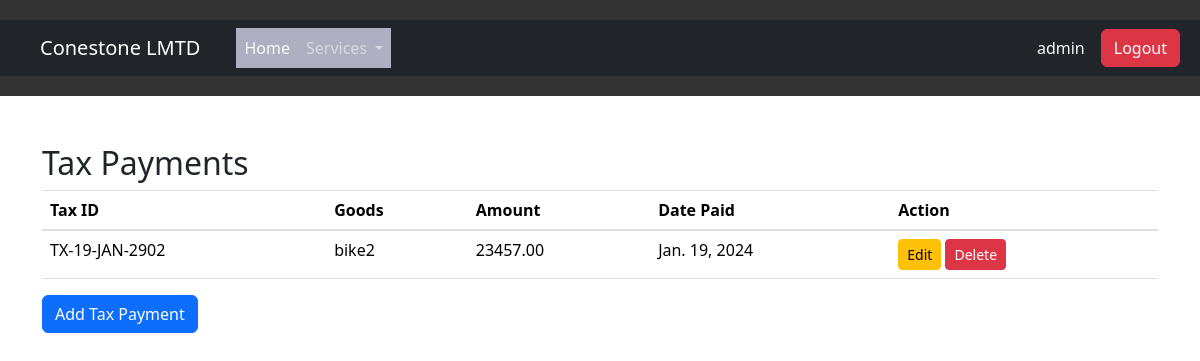
Screenshot of /tax-payments/ (signed in) with the database file from the repository.
### ConerstoneLimmited/models.py (models this page shows, shortened)
class TaxPayment(models.Model):
    tax_id = models.CharField(max_length=20, unique=True)
    goods = models.ForeignKey(Goods, on_delete=models.CASCADE)
    amount = models.DecimalField(max_digits=10, decimal_places=2)
    date_paid = models.DateField()
    taxpayer = models.ForeignKey(User, on_delete=models.CASCADE)

class Goods(models.Model):
    goods_id = models.CharField(max_length=20, unique=True)
    buyer = models.ForeignKey(User, on_delete =models.CASCADE)
    name = models.CharField(max_length=50, default=' ')
    price = models.DecimalField(default=0.00, max_digits=100, decimal_places=2)
    description = models.TextField()
    weight = models.DecimalField(max_digits=10, decimal_places=2)
    quantity = models.PositiveIntegerField(default=1)
    supplier = models.ForeignKey('ForeignSupplier', on_delete=models.CASCADE)
    inspection_status = models.BooleanField(default=False)
    def __str__(self):
        return self.name

### ConerstoneLimmited/views.py (the view)
# urls.py: path('tax-payments/', views.tax_payment_list, name='tax_payment_list'),
@login_required
def tax_payment_list(request):
    tax_payments = TaxPayment.objects.filter(taxpayer=request.user)
    return render(request, 'tax_payment_list.html', {'tax_payments': tax_payments})

### ConerstoneLimmited/templates/tax_payment_list.html
{% extends 'base.html' %}
{% load crispy_forms_tags %}
{% load bootstrap5 %}
{% block content %}
  <div class="container mt-5">
    <h2>Tax Payments</h2>
    <table class="table table-hover">
      <thead>
        <tr>
          <th>Tax ID</th>
          <th>Goods</th>
          <th>Amount</th>
          <th>Date Paid</th>
          <th>Action</th>
        </tr>
      </thead>
      <tbody>
        {% for tax_payment in tax_payments %}
          <tr>
            <td>{{ tax_payment.tax_id }}</td>
            <td>{{ tax_payment.goods }}</td>
            <td>{{ tax_payment.amount }}</td>
            <td>{{ tax_payment.date_paid }}</td>
            <td>
              <a href="{% url 'edit_tax_payment' tax_id=tax_payment.tax_id %}" class="btn btn-warning btn-sm">Edit</a>
              <a href="{% url 'delete_tax_payment' tax_id=tax_payment.tax_id %}" class="btn btn-danger btn-sm">Delete</a>
            </td>
          </tr>
        {% endfor %}
      </tbody>
    </table>
    <a href="{% url 'create_tax_payment' %}" class="btn btn-primary">Add Tax Payment</a>
  </div>
{% endblock %}

### ConerstoneLimmited/templates/base.html (shortened to what this page needs)
{% load static %}
{% load crispy_forms_tags %}
{% load bootstrap5 %}
{% bootstrap_css %}
<!DOCTYPE html>
<html lang="en">
<head>
  <link rel="stylesheet" href="{% static 'css/style.css' %}">
  <link rel="stylesheet" href="{% static 'css/index.css' %}">
  <link href="https://cdn.jsdelivr.net/npm/bootstrap@5.3.2/dist/css/bootstrap.min.css" rel="stylesheet">
  <link rel="stylesheet" href="{% static 'css/bootstrap-datepicker.min.css' %}">
  <link rel="stylesheet" href="https://cdn.jsdelivr.net/npm/bootstrap@4.3.1/dist/css/bootstrap.min.css">
<link href="https://cdn.jsdelivr.net/npm/bootstrap@5.3.2/dist/css/bootstrap.min.css" rel="stylesheet">
</head>
<header>
  <nav class="navbar navbar-expand-lg navbar-dark bg-dark p-2">
    <div class="container-fluid">
      <a class="navbar-brand" href="{% url 'home' %}">Conestone LMTD</a>
      {% if user.is_authenticated %}
        <ul class="navbar-nav me-auto mb-2 mb-lg-0">
          <li class="nav-item"><a class="nav-link text-light" href="{% url 'home' %}">Home</a></li>
          <li class="nav-item dropdown">
            <a class="nav-link dropdown-toggle"  id="navbarDropdown" role="button" data-bs-toggle="dropdown" aria-haspopup="true" aria-expanded="false">
              Services
            </a>
          </li>
        </ul>
        <div class="d-flex">
          <p class="text-light me-3 my-auto">{{ user.username }}</p>
          <a href="{% url 'logout' %}" class="btn btn-danger">Logout</a>
        </div>
      {% else %}
        <a href="{% url 'login' %}" class="btn btn-primary me-3">Login</a>
        <a href="admin" class="btn btn-primary me-3">Admin</a>
        <a href="{% url 'signup' %}" class="btn btn-success">Signup</a>
      {% endif %}
    </div>
  </nav>
</header>
<body class="">
  {% block content %}{% endblock content %}
  </body>
</html>

### ConerstoneLimmited/static/css/style.css (style rules this page uses)
a { text-decoration: none; text-decoration-line: none; text-underline-position: none; color: #00eeff; }

### ConerstoneLimmited/static/css/index.css (style rules this page uses)
body { font-family: 'Arial', sans-serif; margin: 0; padding: 0; box-sizing: border-box; width: 100%; }
header { text-align: center; padding: 20px 0; background-color: #333; color: #fff; }
nav ul { list-style: none; padding: 0; margin: 0; background-color: #aeb0c1; overflow: hidden; }
nav li { float: left; }
a { text-decoration:none }
nav a { display: block; padding: 15px 20px; text-decoration: none; color: #333; }

### rows the page displays
TaxPayment: tax_id "TX-19-JAN-2902", goods "bike2", amount "23457.00", date_paid "Jan. 19, 2024"

### other values shown
{{ user.username }} "admin"
